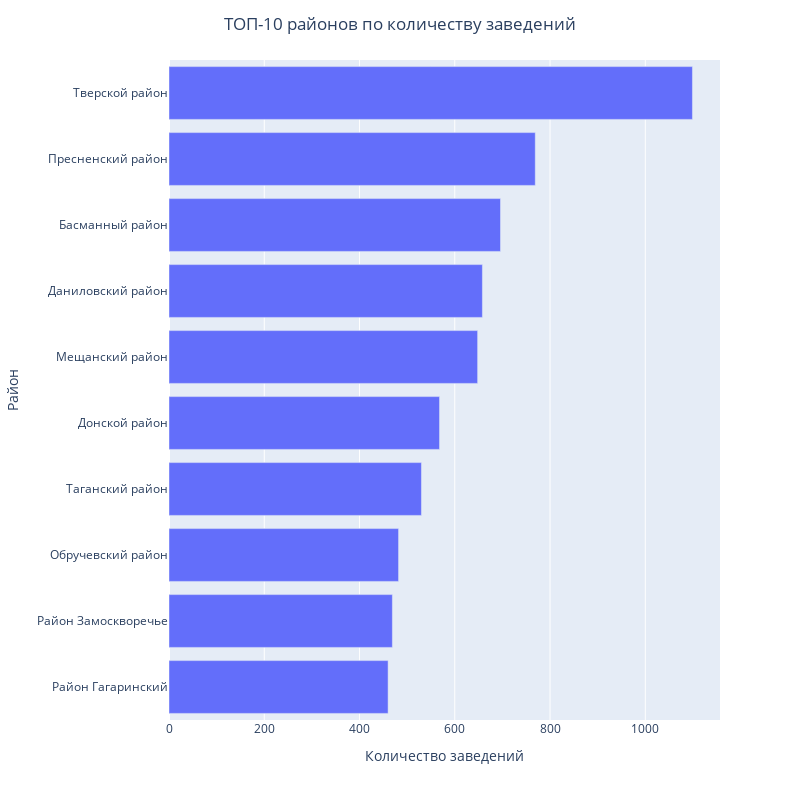

This figure's notebook cell:
### Code cell
fig = px.bar(
    top_10_reg, x='id', y='area', 
    labels=dict({'area': 'Район', 'id':'Количество заведений'}),
    width=800, height=800
)
fig.update_layout(title_text='ТОП-10 районов по количеству заведений', title_x=0.5)
fig.show()

### Figure 1 — Plotly figure (JSON) as saved in the notebook; plotly's stock layout.template omitted (floating-point values rounded to 4 significant figures)
{"data": [{"alignmentgroup": "True", "hovertemplate": "Количество заведений=%{x}<br>Район=%{y}<extra></extra>", "legendgroup": "", "marker": {"color": "#636efa", "pattern": {"shape": ""}}, "name": "", "offsetgroup": "", "orientation": "h", "showlegend": false, "textposition": "auto", "type": "bar", "x": [460, 469, 482, 530, 568, 648, 658, 696, 769, 1099], "xaxis": "x", "y": ["Район Гагаринский", "Район Замоскворечье", "Обручевский район", "Таганский район", "Донской район", "Мещанский район", "Даниловский район", "Басманный район", "Пресненский район", "Тверской район"], "yaxis": "y"}], "layout": {"barmode": "relative", "height": 800, "legend": {"tracegroupgap": 0}, "margin": {"t": 60}, "title": {"text": "ТОП-10 районов по количеству заведений", "x": 0.5}, "width": 800, "xaxis": {"anchor": "y", "domain": [0, 1], "title": {"text": "Количество заведений"}}, "yaxis": {"anchor": "x", "domain": [0, 1], "title": {"text": "Район"}}}}
